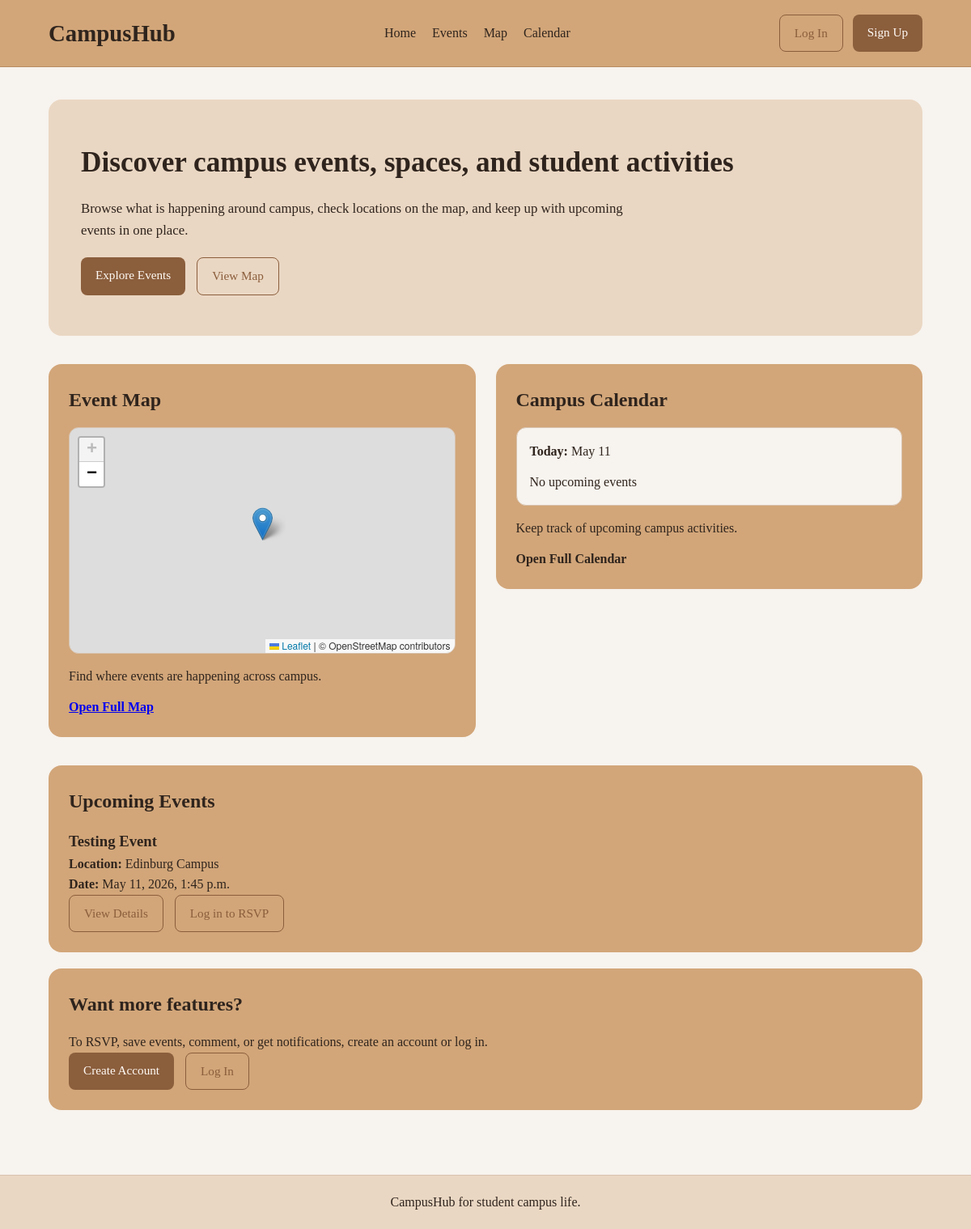
The page / on the database its author committed.
### EventApp/models.py (models this page shows, shortened)
class Event(models.Model):
    title = models.CharField(max_length=200)
    description = models.TextField()
    location = models.CharField(max_length=200)
    date = models.DateTimeField()
    latitude = models.FloatField(default=0)
    longitude = models.FloatField(default=0)
    attendees = models.ManyToManyField(User, related_name='rsvped_events', blank=True)

### EventApp/views.py (the view)
# urls.py: path('', views.home, name='home'),
def home(request):
    events = Event.objects.all()
    today = timezone.localdate()
    upcoming_events = Event.objects.filter(
        date__gte=timezone.now()
    ).order_by('date')[:5]
    map_events = []
    for event in events:
        map_events.append({
            'id': event.id,
            'title': event.title,
            'location': event.location,
            'date': event.date.strftime('%B %d, %Y %I:%M %p'),
            'latitude': event.latitude,
            'longitude': event.longitude,
        })
    return render(request, 'home.html', {
        'events': events,
        'today': today,
        'upcoming_events': upcoming_events,
        'map_events': map_events,
    })

### templates/home.html (shortened to what this page needs)
{% extends 'base.html' %}
{% block content %}
<section class="hero-section">
    <div class="hero-text">
        <h1>Discover campus events, spaces, and student activities</h1>
        <p>
            Browse what is happening around campus, check locations on the map,
            and keep up with upcoming events in one place.
        </p>
        <div class="hero-buttons">
            <a href="{% url 'events' %}" class="btn btn-solid">Explore Events</a>
            <a href="{% url 'map' %}" class="btn btn-outline">View Map</a>
        </div>
    </div>
</section>
<section class="info-grid">
    <div class="info-card">
        <h2>Event Map</h2>
        <div id="homepage-map"></div>
        <p class="section-text">
            Find where events are happening across campus.
        </p>
        <p class="section-link">
            <a href="{% url 'map' %}">Open Full Map</a>
        </p>
    </div>
    <a href="{% url 'calendar' %}" class="info-card-link">
        <div class="info-card">
            <h2>Campus Calendar</h2>
            <div class="mini-calendar">
                <p class="mini-today">
                    <strong>Today:</strong> {{ today|date:"F j" }}
                </p>
                {% if upcoming_events %}
                    {% for event in upcoming_events %}
                        <div class="mini-event">
                            <span class="mini-date">
                                {{ event.date|date:"M j" }}
                            </span>
                            <span class="mini-title">
                                {{ event.title }}
                            </span>
                        </div>
                    {% endfor %}
                {% else %}
                    <p>No upcoming events</p>
                {% endif %}
            </div>
            <p class="section-text">
                Keep track of upcoming campus activities.
            </p>
            <p class="section-link">Open Full Calendar</p>
        </div>
    </a>
</section>
<section class="join-section">
    <div class="join-card">
        <h2>Upcoming Events</h2>
        {% if events %}
            {% for event in events %}
                <div class="event-card">
                    <h3>
                        <a href="{% url 'event_detail' event.id %}" class="event-title-link">
                            {{ event.title }}
                        </a>
                    </h3>
                    <p><strong>Location:</strong> {{ event.location }}</p>
                    <p><strong>Date:</strong> {{ event.date }}</p>
                    <div class="hero-buttons">
                        <a href="{% url 'event_detail' event.id %}" class="btn btn-outline">
                            View Details
                        </a>
                        {% if user.is_authenticated %}
                            {% if user in event.attendees.all %}
                                <p><strong>RSVP’d</strong></p>
                            {% else %}
                                <form action="{% url 'rsvp_event' event.id %}" method="post">
                                    {% csrf_token %}
                                    <button type="submit" class="btn btn-solid">RSVP</button>
                                </form>
                            {% endif %}
                        {% else %}
                            <a href="{% url 'login' %}" class="btn btn-outline">
                                Log in to RSVP
                            </a>
                        {% endif %}
                    </div>
                </div>
            {% endfor %}
        {% else %}
            <p>No events yet.</p>
        {% endif %}
    </div>
</section>
{% if not user.is_authenticated %}
<section class="join-section">
    <div class="join-card">
        <h2>Want more features?</h2>
        <p>
            To RSVP, save events, comment, or get notifications,
            create an account or log in.
        </p>
        <div class="hero-buttons">
            <a href="{% url 'signup' %}" class="btn btn-solid">Create Account</a>
            <a href="{% url 'login' %}" class="btn btn-outline">Log In</a>
        </div>
    </div>
</section>
{% endif %}
{% endblock %}

### static/css/styles.css (style rules this page uses)
* { box-sizing: border-box; margin: 0; padding: 0; }
body { background-color: #f7f3ee; color: #2f241d; font-family: Georgia, 'Times New Roman', serif; line-height: 1.6; }
.btn { display: inline-block; padding: 10px 18px; border-radius: 8px; text-decoration: none; font-size: 0.95rem; transition: 0.2s ease; }
.btn-solid { background-color: #8b5e3c; color: #fffaf5; }
.btn-outline { border: 1px solid #8b5e3c; color: #8b5e3c; background-color: transparent; }
.hero-section { background-color: #ead7c3; border-radius: 16px; padding: 50px 40px; margin-bottom: 35px; }
.hero-text h1 { font-size: 2.2rem; margin-bottom: 15px; }
.hero-text p { max-width: 700px; margin-bottom: 20px; font-size: 1.05rem; }
.hero-buttons { display: flex; gap: 14px; flex-wrap: wrap; }
.info-grid { display: grid; grid-template-columns: 1fr 1fr; gap: 25px; margin-bottom: 35px; }
.info-card, .join-card { background-color: #d2a679; padding: 25px; border-radius: 16px; }
.info-card h2, .join-card h2 { margin-bottom: 15px; font-size: 1.5rem; }
.info-card-link { text-decoration: none; color: inherit; display: block; }
.section-text { margin-bottom: 12px; }
.section-link { color: #2f241d; font-weight: bold; text-decoration: none; }
.join-section { margin-bottom: 20px; }
.event-title-link { color: #2f241d; text-decoration: none; }
.mini-calendar { background-color: #f7f3ee; border: 1px solid #d8c2ae; border-radius: 12px; padding: 16px; margin-bottom: 15px; }
.mini-today { margin-bottom: 12px; font-size: 1rem; color: #2f241d; }
#homepage-map { height: 280px; width: 100%; border-radius: 12px; overflow: hidden; margin-bottom: 15px; border: 1px solid #d8c2ae; }

### rows shown on the page
Event: title "Testing Event", location "Edinburg Campus", date "May 11, 2026, 1:45 p.m."

### other values the page prints
{{ today|date:"F j" }} "May 11"
